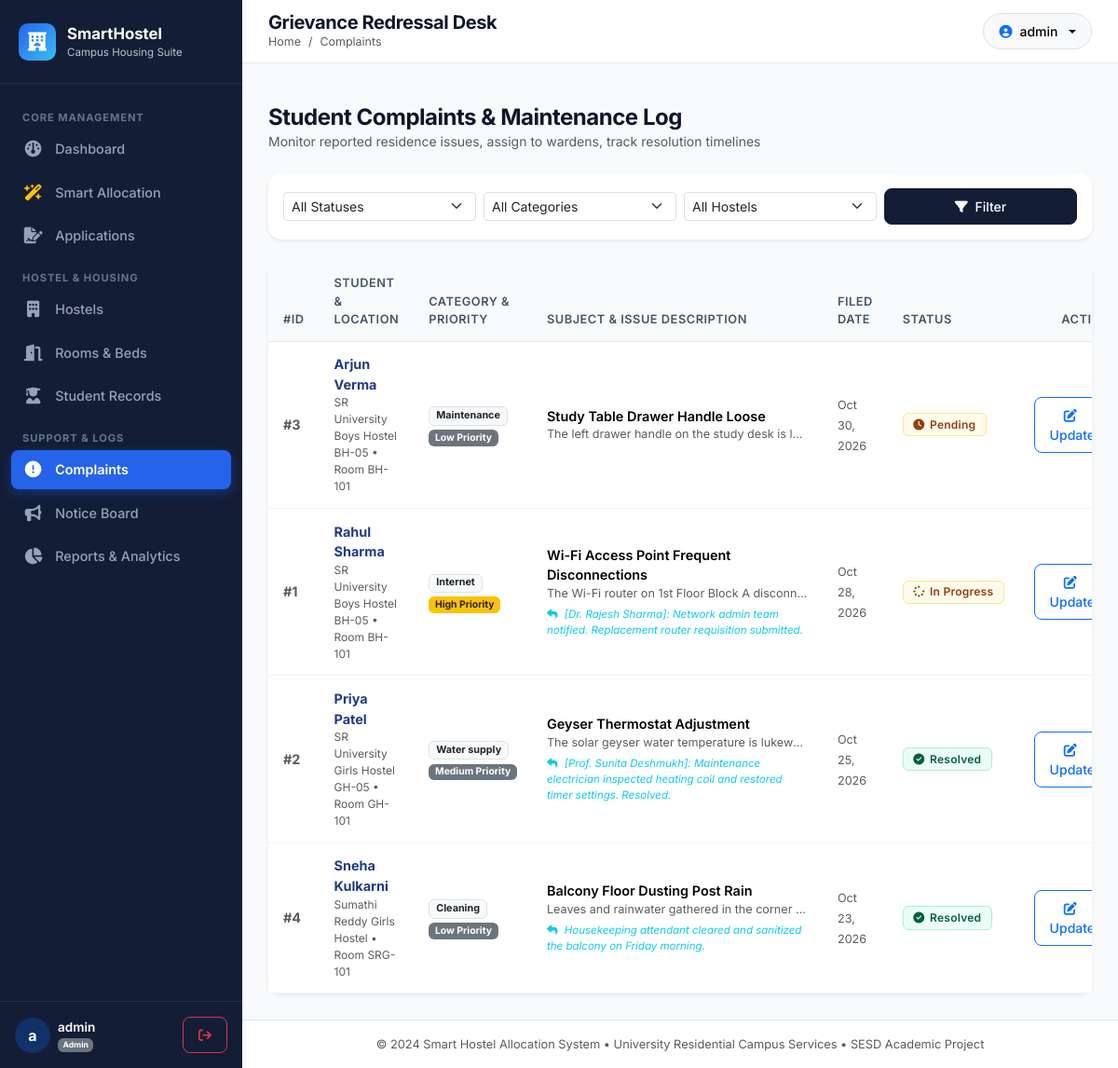
The page /admin/complaints (signed in) on the database its author committed.
### models.py (models this page shows, shortened)
class Complaint(db.Model):
    __tablename__ = 'complaints'
    id = db.Column(db.Integer, primary_key=True)
    student_id = db.Column(db.Integer, db.ForeignKey('students.id', ondelete='CASCADE'), nullable=False)
    hostel_id = db.Column(db.Integer, db.ForeignKey('hostels.id', ondelete='SET NULL'), nullable=True)
    room_number = db.Column(db.String(20), nullable=True)
    category = db.Column(db.String(50), nullable=False)  # 'Electricity', 'Water supply', 'Cleaning', 'Internet', 'Maintenance', 'Other'
    title = db.Column(db.String(150), nullable=False)
    description = db.Column(db.Text, nullable=False)
    priority = db.Column(db.String(20), nullable=False, default='Medium')  # 'Low', 'Medium', 'High', 'Urgent'
    status = db.Column(db.String(20), nullable=False, default='Pending')  # 'Pending', 'In Progress', 'Resolved'
    warden_remarks = db.Column(db.Text, nullable=True)
    created_at = db.Column(db.DateTime, default=datetime.utcnow)
    resolved_at = db.Column(db.DateTime, nullable=True)

class Student(db.Model):
    __tablename__ = 'students'
    id = db.Column(db.Integer, primary_key=True)
    user_id = db.Column(db.Integer, db.ForeignKey('users.id', ondelete='CASCADE'), nullable=False, unique=True)
    student_id = db.Column(db.String(30), unique=True, nullable=False, index=True)
    full_name = db.Column(db.String(100), nullable=False)
    email = db.Column(db.String(120), nullable=False)
    phone = db.Column(db.String(20), nullable=False)
    gender = db.Column(db.String(10), nullable=False)  # 'Male', 'Female', 'Other'
    department = db.Column(db.String(100), nullable=False)
    year_of_study = db.Column(db.Integer, nullable=False, default=1)  # 1, 2, 3, 4
    address = db.Column(db.Text, nullable=True)
    parent_name = db.Column(db.String(100), nullable=True)
    parent_phone = db.Column(db.String(20), nullable=True)
    emergency_contact = db.Column(db.String(20), nullable=True)
    created_at = db.Column(db.DateTime, default=datetime.utcnow)
    applications = db.relationship('Application', backref='student', cascade="all, delete-orphan", lazy='dynamic', order_by='Application.applied_at.desc()')
    allocations = db.relationship('Allocation', backref='student', cascade="all, delete-orphan", lazy='dynamic', order_by='Allocation.allocated_date.desc()')
    complaints = db.relationship('Complaint', backref='student', cascade="all, delete-orphan", lazy='dynamic', order_by='Complaint.created_at.desc()')

class Hostel(db.Model):
    __tablename__ = 'hostels'
    id = db.Column(db.Integer, primary_key=True)
    name = db.Column(db.String(100), unique=True, nullable=False)
    hostel_type = db.Column(db.String(20), nullable=False)  # 'Boys', 'Girls', 'Co-ed'
    total_floors = db.Column(db.Integer, nullable=False, default=3)
    description = db.Column(db.Text, nullable=True)
    facilities = db.Column(db.Text, nullable=True)  # Comma separated
    image_url = db.Column(db.String(255), nullable=True)
    created_at = db.Column(db.DateTime, default=datetime.utcnow)
    rooms = db.relationship('Room', backref='hostel', cascade="all, delete-orphan", lazy='dynamic')
    applications = db.relationship('Application', backref='preferred_hostel', lazy='dynamic')
    allocations = db.relationship('Allocation', backref='hostel', lazy='dynamic')
    wardens = db.relationship('Warden', backref='assigned_hostel', lazy='dynamic')
    complaints = db.relationship('Complaint', backref='hostel', lazy='dynamic')

### routes/admin.py (the view)
@admin_bp.route('/complaints')
@admin_required
def complaints():
    status = request.args.get('status', 'All')
    category = request.args.get('category', 'All')
    hostel_id = request.args.get('hostel_id', type=int)
    query = Complaint.query
    if status != 'All':
        query = query.filter_by(status=status)
    if category != 'All':
        query = query.filter_by(category=category)
    if hostel_id:
        query = query.filter_by(hostel_id=hostel_id)
    complaints_list = query.order_by(Complaint.created_at.desc()).all()
    hostels_list = Hostel.query.all()
    return render_template('admin/complaints.html',
        complaints=complaints_list,
        hostels=hostels_list,
        selected_status=status,
        selected_category=category,
        selected_hostel=hostel_id
    )

### routes/auth.py (called while the page is built)
def get_current_user():
    user_id = session.get('user_id')
    if user_id:
        return db.session.get(User, user_id)
    return None

def admin_required(f):
    @wraps(f)
    def decorated_function(*args, **kwargs):
        if 'user_id' not in session:
            flash('Please log in first.', 'warning')
            return redirect(url_for('auth.login'))
        if session.get('role') != 'admin':
            flash('Access denied. Administrator privileges required.', 'danger')
            return redirect(url_for('main.index'))
        return f(*args, **kwargs)
    return decorated_function

### templates/admin/complaints.html (shortened to what this page needs)
{% extends 'base.html' %}
{% block page_title %}Grievance Redressal Desk{% endblock %}
{% block breadcrumb %}Complaints{% endblock %}
{% block content %}
<div class="container-fluid px-0">
    <div class="d-flex flex-wrap justify-content-between align-items-center mb-4 gap-3">
        <div>
            <h4 class="fw-bold mb-0">Student Complaints & Maintenance Log</h4>
            <p class="text-muted small mb-0">Monitor reported residence issues, assign to wardens, track resolution timelines</p>
        </div>
    </div>
    <div class="card border-0 shadow-sm mb-4">
        <div class="card-body p-3">
            <form method="GET" action="{{ url_for('admin.complaints') }}" class="row g-2 align-items-center">
                <div class="col-md-3">
                    <select name="status" class="form-select form-select-sm">
                        <option value="All" {% if selected_status == 'All' %}selected{% endif %}>All Statuses</option>
                    </select>
                </div>
                <div class="col-md-3">
                    <select name="category" class="form-select form-select-sm">
                        <option value="All" {% if selected_category == 'All' %}selected{% endif %}>All Categories</option>
                    </select>
                </div>
                <div class="col-md-3">
                    <select name="hostel_id" class="form-select form-select-sm">
                        <option value="">All Hostels</option>
                    </select>
                </div>
                <div class="col-md-3 d-flex gap-2">
                    <button type="submit" class="btn btn-sm btn-navy flex-grow-1"><i class="fa-solid fa-filter me-1"></i> Filter</button>
                </div>
            </form>
        </div>
    </div>
    <div class="card border-0 shadow-sm">
        <div class="table-responsive">
            <table class="table table-hover align-middle mb-0">
                <thead>
                    <tr>
                        <th>#ID</th>
                        <th>Student & Location</th>
                        <th>Category & Priority</th>
                        <th>Subject & Issue Description</th>
                        <th>Filed Date</th>
                        <th>Status</th>
                        <th class="text-end">Action</th>
                    </tr>
                </thead>
                <tbody>
                    {% for comp in complaints %}
                    <tr>
                        <td class="fw-bold text-muted">#{{ comp.id }}</td>
                        <td>
                            <div class="fw-bold text-navy">{{ comp.student.full_name }}</div>
                            <div class="text-muted text-xs" style="font-size: 0.75rem;">
                                {{ comp.hostel.name if comp.hostel else 'N/A' }} &bull; Room {{ comp.room_number or 'N/A' }}
                            </div>
                        </td>
                        <td>
                            <div><span class="badge bg-light text-dark border">{{ comp.category }}</span></div>
                            <span class="badge {% if comp.priority == 'Urgent' %}bg-danger{% elif comp.priority == 'High' %}bg-warning text-dark{% else %}bg-secondary{% endif %} mt-1 text-xs" style="font-size: 0.65rem;">
                                {{ comp.priority }} Priority
                            </span>
                        </td>
                        <td>
                            <div class="fw-semibold">{{ comp.title }}</div>
                            <div class="text-muted small text-truncate" style="max-width: 280px;" title="{{ comp.description }}">
                                {{ comp.description }}
                            </div>
                            {% if comp.warden_remarks %}
                            <div class="text-xs text-info mt-1 fst-italic" style="font-size: 0.72rem;">
                                <i class="fa-solid fa-reply me-1"></i> {{ comp.warden_remarks }}
                            </div>
                            {% endif %}
                        </td>
                        <td><span class="text-muted small">{{ comp.created_at.strftime('%b %d, %Y') }}</span></td>
                        <td>
                            {% if comp.status == 'Resolved' %}
                            <span class="badge badge-status badge-resolved"><i class="fa-solid fa-circle-check"></i> Resolved</span>
                            {% elif comp.status == 'In Progress' %}
                            <span class="badge badge-status badge-in-progress"><i class="fa-solid fa-spinner fa-spin"></i> In Progress</span>
                            {% else %}
                            <span class="badge badge-status badge-pending"><i class="fa-solid fa-clock"></i> Pending</span>
                            {% endif %}
                        </td>
                        <td class="text-end">
                            <button type="button" class="btn btn-sm btn-outline-primary" data-bs-toggle="modal" data-bs-target="#editCompModal{{ comp.id }}">
                                <i class="fa-solid fa-pen-to-square me-1"></i> Update
                            </button>
                        </td>
                    </tr>
                    {% endfor %}
                </tbody>
            </table>
        </div>
    </div>
</div>
{% endblock %}

### static/css/style.css (style rules this page uses)
:root { --navy-darkest: #0a1128; --navy-dark: #0f172a; --navy-sidebar: #131d36; --navy-card: #1e293b; --navy-primary: #1e3a8a; --blue-primary: #2563eb; --blue-light: #38bdf8; --blue-bg-light: #f0f7ff; --blue-soft: #e0f2fe; --success-color: #10b981; --success-bg: #ecfdf5; --warning-color: #f59e0b; --warning-bg: #fffbeb; --danger-color: #ef4444; --danger-bg: #fef2f2; --info-color: #0284c7; --info-bg: #e0f2fe; --text-main: #1e293b; --text-muted: #64748b; --text-light: #94a3b8; --bg-main: #f8fafc; --border-color: #e2e8f0; --card-radius: 14px; --transition-fast: all 0.2s ease-in-out; }
body { font-family: 'Inter', system-ui, -apple-system, BlinkMacSystemFont, "Segoe UI", Roboto, sans-serif; background-color: var(--bg-main); color: var(--text-main); min-height: 100vh; margin: 0; display: flex; flex-direction: column; }
h1, h2, h3, h4, h5, h6 { font-weight: 700; letter-spacing: -0.02em; color: #0f172a; }
.text-navy { color: var(--navy-primary) !important; }
.btn { font-weight: 500; border-radius: 8px; padding: 0.5rem 1rem; transition: var(--transition-fast); }
.btn-navy { background-color: var(--navy-sidebar); color: #ffffff; border: 1px solid var(--navy-sidebar); }
.card { border: 1px solid var(--border-color); border-radius: var(--card-radius); box-shadow: 0 1px 3px 0 rgba(0, 0, 0, 0.05), 0 1px 2px -1px rgba(0, 0, 0, 0.05); background-color: #ffffff; transition: var(--transition-fast); }
.badge-status { padding: 0.35rem 0.65rem; font-size: 0.75rem; font-weight: 600; border-radius: 6px; letter-spacing: 0.02em; display: inline-flex; align-items: center; gap: 0.35rem; }
.badge-available, .badge-active, .badge-approved, .badge-resolved { background-color: var(--success-bg); color: #065f46; border: 1px solid #a7f3d0; }
.badge-partially-occupied, .badge-in-progress, .badge-pending { background-color: var(--warning-bg); color: #92400e; border: 1px solid #fde68a; }
.table { color: var(--text-main); vertical-align: middle; }
.table th { background-color: #f8fafc; color: #475569; font-weight: 600; font-size: 0.8rem; text-transform: uppercase; letter-spacing: 0.04em; padding: 0.85rem 1rem; border-bottom: 1px solid var(--border-color); }
.table td { padding: 0.85rem 1rem; border-bottom: 1px solid #f1f5f9; font-size: 0.9rem; }

### rows shown on the page
Complaint: id "3", student.full_name "Arjun Verma", hostel "SR University Boys Hostel BH-05", room_number "BH-101", category "Maintenance", priority "Low", title "Study Table Drawer Handle Loose", description "The left drawer handle on the study desk is l…", created_at "Oct 30, 2026", status "Pending" (drawn)
Complaint: id "1", student.full_name "Rahul Sharma", hostel "SR University Boys Hostel BH-05", room_number "BH-101", category "Internet", priority "High", title "Wi-Fi Access Point Frequent Disconnections", description "The Wi-Fi router on 1st Floor Block A disconn…", warden_remarks "[Dr. Rajesh Sharma]: Network admin team notified. Replacement router requisition submitted.", created_at "Oct 28, 2026", status "In Progress" (drawn)
Complaint: id "2", student.full_name "Priya Patel", hostel "SR University Girls Hostel GH-05", room_number "GH-101", category "Water supply", priority "Medium", title "Geyser Thermostat Adjustment", description "The solar geyser water temperature is lukew…", warden_remarks "[Prof. Sunita Deshmukh]: Maintenance electrician inspected heating coil and restored timer settings. Resolved.", created_at "Oct 25, 2026", status "Resolved" (drawn)
Complaint: id "4", student.full_name "Sneha Kulkarni", hostel "Sumathi Reddy Girls Hostel", room_number "SRG-101", category "Cleaning", priority "Low", title "Balcony Floor Dusting Post Rain", description "Leaves and rainwater gathered in the corner…", warden_remarks "Housekeeping attendant cleared and sanitized the balcony on Friday morning.", created_at "Oct 23, 2026", status "Resolved" (drawn)

### other values the page prints
{{ session.get('display_name', 'U')[:1] }} "a"
{{ session.get('display_name') }} "admin"
{{ session.get('role') }} "Admin"
{{ current_year }} "2024"
